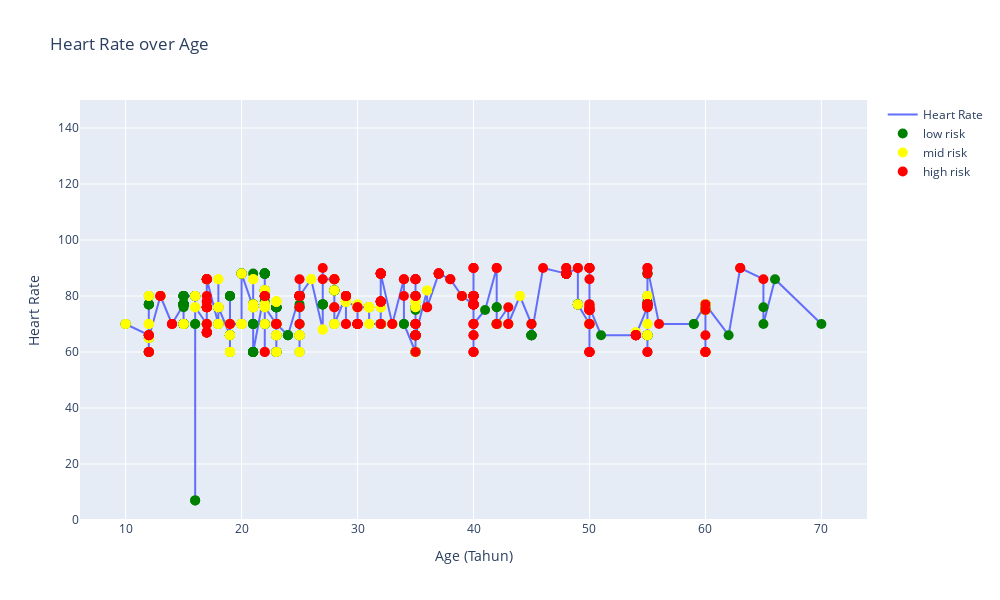

Write notebook code for a chart like this one.
### Code cell
# Mengimpor pustaka Pandas dan memberi alias pd
import pandas as pd

# Mengimpor pustaka Plotly's graph_objs dan memberi alias go
import plotly.graph_objs as go

# Membaca data dari file Excel 'data_kesehatan.xlsx' dan menyimpannya dalam objek DataFrame yang disebut 'data'
data = pd.read_excel('data/data_kesehatan.xlsx')

# Mengurutkan DataFrame 'data' berdasarkan kolom 'Age' (umur)
data = data.sort_values(by='Age')

# Mengambil kolom 'Age' (umur) dari DataFrame dan menyimpannya dalam variabel 'x'
x = data['Age']

# Mengambil kolom 'HeartRate' (detak jantung) dari DataFrame dan menyimpannya dalam variabel 'y'
y = data['HeartRate']

# Mengambil kolom 'RiskLevel' (tingkat risiko) dari DataFrame dan menyimpannya dalam variabel 'risk_levels'
risk_levels = data['RiskLevel']

# Mendefinisikan peta warna untuk tingkat risiko
color_mapping = {'low risk': 'green', 'mid risk': 'yellow', 'high risk': 'red'}

# Membuat objek grafik kosong menggunakan Plotly's Figure
fig = go.Figure()

# Menambahkan trace berupa garis pada grafik untuk 'HeartRate' dengan data 'x' (umur) dan 'y' sebagai sumbu Y
fig.add_trace(go.Scatter(x=x, y=y, mode='lines', name='Heart Rate'))

# Membuat titik data terpisah untuk setiap tingkat risiko
for risk_level, color in color_mapping.items():
    # Mengelompokkan data berdasarkan tingkat risiko
    x_risk = [x[i] for i in range(len(x)) if risk_levels[i] == risk_level]
    heart_rate_risk = [y[i] for i in range(len(x)) if risk_levels[i] == risk_level]
    
    # Membuat teks hover yang berisi informasi umur, detak jantung, dan tingkat risiko untuk setiap data dalam kelompok tersebut
    hover_text = [f"Age: {x[i]}, Heart Rate: {y[i]}, Risk Level: {risk_levels[i]}" for i in range(len(x)) if risk_levels[i] == risk_level]

    # Menambahkan trace berupa marker dengan warna, ukuran, nama, dan teks hover yang sesuai
    fig.add_trace(go.Scatter(
        x=x_risk,
        y=heart_rate_risk,
        mode='markers',
        marker=dict(color=color, size=10),
        name=risk_level,
        hovertext=hover_text
    ))

# Mengatur layout grafik, termasuk judul, label sumbu, lebar, dan tinggi
fig.update_layout(
    title='Heart Rate over Age',
    xaxis_title='Age (Tahun)',
    yaxis_title='Heart Rate',
    yaxis=dict(range=[0, 150]),
    width=1000,
    height=600
)

# Menampilkan grafik yang telah dibuat
fig.show()

### Figure 1 — Plotly figure (JSON) as saved in the notebook; plotly's stock layout.template omitted (floating-point values rounded to 4 significant figures; data arrays with more than 128 entries replaced by an {"elided": "..."} marker saying what was removed)
{"data": [{"mode": "lines", "name": "Heart Rate", "type": "scatter", "x": {"elided": "1014 int values"}, "y": {"elided": "1014 int values"}}, {"hovertext": {"elided": "406 str values"}, "marker": {"color": "green", "size": 10}, "mode": "markers", "name": "low risk", "type": "scatter", "x": {"elided": "406 int values"}, "y": {"elided": "406 int values"}}, {"hovertext": {"elided": "336 str values"}, "marker": {"color": "yellow", "size": 10}, "mode": "markers", "name": "mid risk", "type": "scatter", "x": {"elided": "336 int values"}, "y": {"elided": "336 int values"}}, {"hovertext": {"elided": "272 str values"}, "marker": {"color": "red", "size": 10}, "mode": "markers", "name": "high risk", "type": "scatter", "x": {"elided": "272 int values"}, "y": {"elided": "272 int values"}}], "layout": {"height": 600, "title": {"text": "Heart Rate over Age"}, "width": 1000, "xaxis": {"autorange": true, "range": [6.064, 73.94], "title": {"text": "Age (Tahun)"}, "type": "linear"}, "yaxis": {"range": [0, 150], "title": {"text": "Heart Rate"}, "type": "linear"}}}
